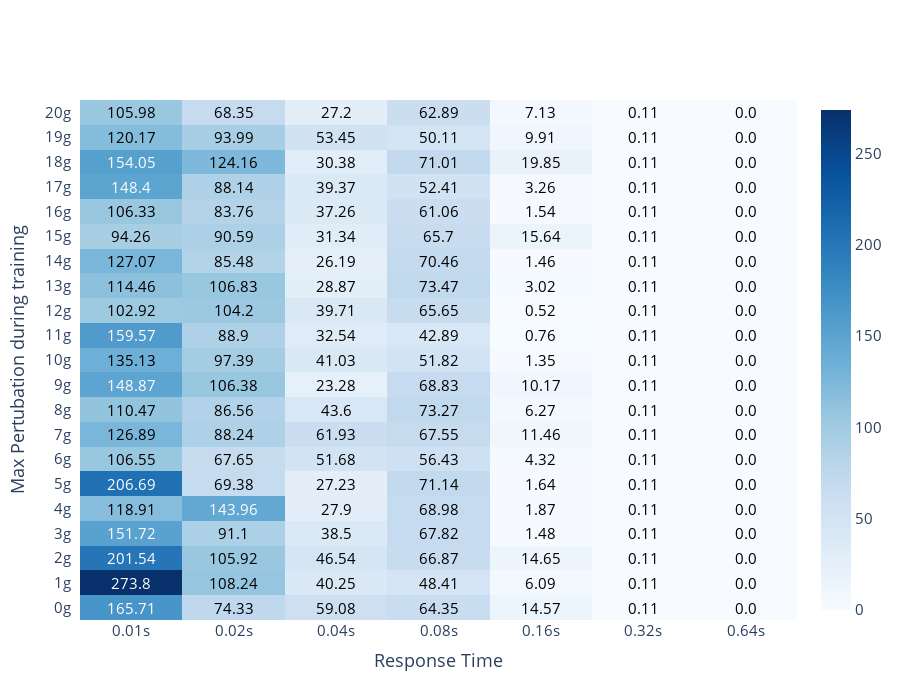

Write notebook code for a chart like this one.
### Code cell
fig = ff.create_annotated_heatmap(z=jerks.to_numpy(),y=[str(int(i))+'g' for i in df['g_force'].unique().tolist()], 
                                  x=[str(i) + 's' for i in df['response_rate'].unique().tolist()],  
                                  annotation_text=np.around(jerks.to_numpy(), decimals=2), colorscale='blues', showscale=True,
                                 reversescale =False)

fig.update_layout(
#     title='Average evaluation seconds for response times vs max. pertubation during training',
    xaxis_title="Response Time",
    yaxis_title="Max Pertubation during training",
    xaxis_side='bottom',
    font=dict(size=15),
    height=700,
)
fig.show()

### Figure 1 — Plotly figure (JSON) as saved in the notebook; plotly's stock layout.template omitted (floating-point values rounded to 4 significant figures; data arrays with more than 128 entries replaced by an {"elided": "..."} marker saying what was removed)
{"data": [{"colorscale": [[0, "rgb(247,251,255)"], [0.125, "rgb(222,235,247)"], [0.25, "rgb(198,219,239)"], [0.375, "rgb(158,202,225)"], [0.5, "rgb(107,174,214)"], [0.625, "rgb(66,146,198)"], [0.75, "rgb(33,113,181)"], [0.875, "rgb(8,81,156)"], [1, "rgb(8,48,107)"]], "reversescale": false, "showscale": true, "type": "heatmap", "x": ["0.01s", "0.02s", "0.04s", "0.08s", "0.16s", "0.32s", "0.64s"], "y": ["0g", "1g", "2g", "3g", "4g", "5g", "6g", "7g", "8g", "9g", "10g", "11g", "12g", "13g", "14g", "15g", "16g", "17g", "18g", "19g", "20g"], "z": {"elided": "21x7 float values"}}], "layout": {"annotations": [{"font": {"color": "#FFFFFF"}, "showarrow": false, "text": "165.71", "x": "0.01s", "xref": "x", "y": "0g", "yref": "y"}, {"font": {"color": "#000000"}, "showarrow": false, "text": "74.33", "x": "0.02s", "xref": "x", "y": "0g", "yref": "y"}, {"font": {"color": "#000000"}, "showarrow": false, "text": "59.08", "x": "0.04s", "xref": "x", "y": "0g", "yref": "y"}, {"font": {"color": "#000000"}, "showarrow": false, "text": "64.35", "x": "0.08s", "xref": "x", "y": "0g", "yref": "y"}, {"font": {"color": "#000000"}, "showarrow": false, "text": "14.57", "x": "0.16s", "xref": "x", "y": "0g", "yref": "y"}, {"font": {"color": "#000000"}, "showarrow": false, "text": "0.11", "x": "0.32s", "xref": "x", "y": "0g", "yref": "y"}, {"font": {"color": "#000000"}, "showarrow": false, "text": "0.0", "x": "0.64s", "xref": "x", "y": "0g", "yref": "y"}, {"font": {"color": "#FFFFFF"}, "showarrow": false, "text": "273.8", "x": "0.01s", "xref": "x", "y": "1g", "yref": "y"}, {"font": {"color": "#000000"}, "showarrow": false, "text": "108.24", "x": "0.02s", "xref": "x", "y": "1g", "yref": "y"}, {"font": {"color": "#000000"}, "showarrow": false, "text": "40.25", "x": "0.04s", "xref": "x", "y": "1g", "yref": "y"}, {"font": {"color": "#000000"}, "showarrow": false, "text": "48.41", "x": "0.08s", "xref": "x", "y": "1g", "yref": "y"}, {"font": {"color": "#000000"}, "showarrow": false, "text": "6.09", "x": "0.16s", "xref": "x", "y": "1g", "yref": "y"}, {"font": {"color": "#000000"}, "showarrow": false, "text": "0.11", "x": "0.32s", "xref": "x", "y": "1g", "yref": "y"}, {"font": {"color": "#000000"}, "showarrow": false, "text": "0.0", "x": "0.64s", "xref": "x", "y": "1g", "yref": "y"}, {"font": {"color": "#FFFFFF"}, "showarrow": false, "text": "201.54", "x": "0.01s", "xref": "x", "y": "2g", "yref": "y"}, {"font": {"color": "#000000"}, "showarrow": false, "text": "105.92", "x": "0.02s", "xref": "x", "y": "2g", "yref": "y"}, {"font": {"color": "#000000"}, "showarrow": false, "text": "46.54", "x": "0.04s", "xref": "x", "y": "2g", "yref": "y"}, {"font": {"color": "#000000"}, "showarrow": false, "text": "66.87", "x": "0.08s", "xref": "x", "y": "2g", "yref": "y"}, {"font": {"color": "#000000"}, "showarrow": false, "text": "14.65", "x": "0.16s", "xref": "x", "y": "2g", "yref": "y"}, {"font": {"color": "#000000"}, "showarrow": false, "text": "0.11", "x": "0.32s", "xref": "x", "y": "2g", "yref": "y"}, {"font": {"color": "#000000"}, "showarrow": false, "text": "0.0", "x": "0.64s", "xref": "x", "y": "2g", "yref": "y"}, {"font": {"color": "#FFFFFF"}, "showarrow": false, "text": "151.72", "x": "0.01s", "xref": "x", "y": "3g", "yref": "y"}, {"font": {"color": "#000000"}, "showarrow": false, "text": "91.1", "x": "0.02s", "xref": "x", "y": "3g", "yref": "y"}, {"font": {"color": "#000000"}, "showarrow": false, "text": "38.5", "x": "0.04s", "xref": "x", "y": "3g", "yref": "y"}, {"font": {"color": "#000000"}, "showarrow": false, "text": "67.82", "x": "0.08s", "xref": "x", "y": "3g", "yref": "y"}, {"font": {"color": "#000000"}, "showarrow": false, "text": "1.48", "x": "0.16s", "xref": "x", "y": "3g", "yref": "y"}, {"font": {"color": "#000000"}, "showarrow": false, "text": "0.11", "x": "0.32s", "xref": "x", "y": "3g", "yref": "y"}, {"font": {"color": "#000000"}, "showarrow": false, "text": "0.0", "x": "0.64s", "xref": "x", "y": "3g", "yref": "y"}, {"font": {"color": "#000000"}, "showarrow": false, "text": "118.91", "x": "0.01s", "xref": "x", "y": "4g", "yref": "y"}, {"font": {"color": "#FFFFFF"}, "showarrow": false, "text": "143.96", "x": "0.02s", "xref": "x", "y": "4g", "yref": "y"}, {"font": {"color": "#000000"}, "showarrow": false, "text": "27.9", "x": "0.04s", "xref": "x", "y": "4g", "yref": "y"}, {"font": {"color": "#000000"}, "showarrow": false, "text": "68.98", "x": "0.08s", "xref": "x", "y": "4g", "yref": "y"}, {"font": {"color": "#000000"}, "showarrow": false, "text": "1.87", "x": "0.16s", "xref": "x", "y": "4g", "yref": "y"}, {"font": {"color": "#000000"}, "showarrow": false, "text": "0.11", "x": "0.32s", "xref": "x", "y": "4g", "yref": "y"}, {"font": {"color": "#000000"}, "showarrow": false, "text": "0.0", "x": "0.64s", "xref": "x", "y": "4g", "yref": "y"}, {"font": {"color": "#FFFFFF"}, "showarrow": false, "text": "206.69", "x": "0.01s", "xref": "x", "y": "5g", "yref": "y"}, {"font": {"color": "#000000"}, "showarrow": false, "text": "69.38", "x": "0.02s", "xref": "x", "y": "5g", "yref": "y"}, {"font": {"color": "#000000"}, "showarrow": false, "text": "27.23", "x": "0.04s", "xref": "x", "y": "5g", "yref": "y"}, {"font": {"color": "#000000"}, "showarrow": false, "text": "71.14", "x": "0.08s", "xref": "x", "y": "5g", "yref": "y"}, {"font": {"color": "#000000"}, "showarrow": false, "text": "1.64", "x": "0.16s", "xref": "x", "y": "5g", "yref": "y"}, {"font": {"color": "#000000"}, "showarrow": false, "text": "0.11", "x": "0.32s", "xref": "x", "y": "5g", "yref": "y"}, {"font": {"color": "#000000"}, "showarrow": false, "text": "0.0", "x": "0.64s", "xref": "x", "y": "5g", "yref": "y"}, {"font": {"color": "#000000"}, "showarrow": false, "text": "106.55", "x": "0.01s", "xref": "x", "y": "6g", "yref": "y"}, {"font": {"color": "#000000"}, "showarrow": false, "text": "67.65", "x": "0.02s", "xref": "x", "y": "6g", "yref": "y"}, {"font": {"color": "#000000"}, "showarrow": false, "text": "51.68", "x": "0.04s", "xref": "x", "y": "6g", "yref": "y"}, {"font": {"color": "#000000"}, "showarrow": false, "text": "56.43", "x": "0.08s", "xref": "x", "y": "6g", "yref": "y"}, {"font": {"color": "#000000"}, "showarrow": false, "text": "4.32", "x": "0.16s", "xref": "x", "y": "6g", "yref": "y"}, {"font": {"color": "#000000"}, "showarrow": false, "text": "0.11", "x": "0.32s", "xref": "x", "y": "6g", "yref": "y"}, {"font": {"color": "#000000"}, "showarrow": false, "text": "0.0", "x": "0.64s", "xref": "x", "y": "6g", "yref": "y"}, {"font": {"color": "#000000"}, "showarrow": false, "text": "126.89", "x": "0.01s", "xref": "x", "y": "7g", "yref": "y"}, {"font": {"color": "#000000"}, "showarrow": false, "text": "88.24", "x": "0.02s", "xref": "x", "y": "7g", "yref": "y"}, {"font": {"color": "#000000"}, "showarrow": false, "text": "61.93", "x": "0.04s", "xref": "x", "y": "7g", "yref": "y"}, {"font": {"color": "#000000"}, "showarrow": false, "text": "67.55", "x": "0.08s", "xref": "x", "y": "7g", "yref": "y"}, {"font": {"color": "#000000"}, "showarrow": false, "text": "11.46", "x": "0.16s", "xref": "x", "y": "7g", "yref": "y"}, {"font": {"color": "#000000"}, "showarrow": false, "text": "0.11", "x": "0.32s", "xref": "x", "y": "7g", "yref": "y"}, {"font": {"color": "#000000"}, "showarrow": false, "text": "0.0", "x": "0.64s", "xref": "x", "y": "7g", "yref": "y"}, {"font": {"color": "#000000"}, "showarrow": false, "text": "110.47", "x": "0.01s", "xref": "x", "y": "8g", "yref": "y"}, {"font": {"color": "#000000"}, "showarrow": false, "text": "86.56", "x": "0.02s", "xref": "x", "y": "8g", "yref": "y"}, {"font": {"color": "#000000"}, "showarrow": false, "text": "43.6", "x": "0.04s", "xref": "x", "y": "8g", "yref": "y"}, {"font": {"color": "#000000"}, "showarrow": false, "text": "73.27", "x": "0.08s", "xref": "x", "y": "8g", "yref": "y"}, {"font": {"color": "#000000"}, "showarrow": false, "text": "6.27", "x": "0.16s", "xref": "x", "y": "8g", "yref": "y"}, {"font": {"color": "#000000"}, "showarrow": false, "text": "0.11", "x": "0.32s", "xref": "x", "y": "8g", "yref": "y"}, {"font": {"color": "#000000"}, "showarrow": false, "text": "0.0", "x": "0.64s", "xref": "x", "y": "8g", "yref": "y"}, {"font": {"color": "#FFFFFF"}, "showarrow": false, "text": "148.87", "x": "0.01s", "xref": "x", "y": "9g", "yref": "y"}, {"font": {"color": "#000000"}, "showarrow": false, "text": "106.38", "x": "0.02s", "xref": "x", "y": "9g", "yref": "y"}, {"font": {"color": "#000000"}, "showarrow": false, "text": "23.28", "x": "0.04s", "xref": "x", "y": "9g", "yref": "y"}, {"font": {"color": "#000000"}, "showarrow": false, "text": "68.83", "x": "0.08s", "xref": "x", "y": "9g", "yref": "y"}, {"font": {"color": "#000000"}, "showarrow": false, "text": "10.17", "x": "0.16s", "xref": "x", "y": "9g", "yref": "y"}, {"font": {"color": "#000000"}, "showarrow": false, "text": "0.11", "x": "0.32s", "xref": "x", "y": "9g", "yref": "y"}, {"font": {"color": "#000000"}, "showarrow": false, "text": "0.0", "x": "0.64s", "xref": "x", "y": "9g", "yref": "y"}, {"font": {"color": "#000000"}, "showarrow": false, "text": "135.13", "x": "0.01s", "xref": "x", "y": "10g", "yref": "y"}, {"font": {"color": "#000000"}, "showarrow": false, "text": "97.39", "x": "0.02s", "xref": "x", "y": "10g", "yref": "y"}, {"font": {"color": "#000000"}, "showarrow": false, "text": "41.03", "x": "0.04s", "xref": "x", "y": "10g", "yref": "y"}, {"font": {"color": "#000000"}, "showarrow": false, "text": "51.82", "x": "0.08s", "xref": "x", "y": "10g", "yref": "y"}, {"font": {"color": "#000000"}, "showarrow": false, "text": "1.35", "x": "0.16s", "xref": "x", "y": "10g", "yref": "y"}, {"font": {"color": "#000000"}, "showarrow": false, "text": "0.11", "x": "0.32s", "xref": "x", "y": "10g", "yref": "y"}, {"font": {"color": "#000000"}, "showarrow": false, "text": "0.0", "x": "0.64s", "xref": "x", "y": "10g", "yref": "y"}, {"font": {"color": "#FFFFFF"}, "showarrow": false, "text": "159.57", "x": "0.01s", "xref": "x", "y": "11g", "yref": "y"}, {"font": {"color": "#000000"}, "showarrow": false, "text": "88.9", "x": "0.02s", "xref": "x", "y": "11g", "yref": "y"}, {"font": {"color": "#000000"}, "showarrow": false, "text": "32.54", "x": "0.04s", "xref": "x", "y": "11g", "yref": "y"}, {"font": {"color": "#000000"}, "showarrow": false, "text": "42.89", "x": "0.08s", "xref": "x", "y": "11g", "yref": "y"}, {"font": {"color": "#000000"}, "showarrow": false, "text": "0.76", "x": "0.16s", "xref": "x", "y": "11g", "yref": "y"}, {"font": {"color": "#000000"}, "showarrow": false, "text": "0.11", "x": "0.32s", "xref": "x", "y": "11g", "yref": "y"}, {"font": {"color": "#000000"}, "showarrow": false, "text": "0.0", "x": "0.64s", "xref": "x", "y": "11g", "yref": "y"}, {"font": {"color": "#000000"}, "showarrow": false, "text": "102.92", "x": "0.01s", "xref": "x", "y": "12g", "yref": "y"}, {"font": {"color": "#000000"}, "showarrow": false, "text": "104.2", "x": "0.02s", "xref": "x", "y": "12g", "yref": "y"}, {"font": {"color": "#000000"}, "showarrow": false, "text": "39.71", "x": "0.04s", "xref": "x", "y": "12g", "yref": "y"}, {"font": {"color": "#000000"}, "showarrow": false, "text": "65.65", "x": "0.08s", "xref": "x", "y": "12g", "yref": "y"}, {"font": {"color": "#000000"}, "showarrow": false, "text": "0.52", "x": "0.16s", "xref": "x", "y": "12g", "yref": "y"}, {"font": {"color": "#000000"}, "showarrow": false, "text": "0.11", "x": "0.32s", "xref": "x", "y": "12g", "yref": "y"}, {"font": {"color": "#000000"}, "showarrow": false, "text": "0.0", "x": "0.64s", "xref": "x", "y": "12g", "yref": "y"}, {"font": {"color": "#000000"}, "showarrow": false, "text": "114.46", "x": "0.01s", "xref": "x", "y": "13g", "yref": "y"}, {"font": {"color": "#000000"}, "showarrow": false, "text": "106.83", "x": "0.02s", "xref": "x", "y": "13g", "yref": "y"}, {"font": {"color": "#000000"}, "showarrow": false, "text": "28.87", "x": "0.04s", "xref": "x", "y": "13g", "yref": "y"}, {"font": {"color": "#000000"}, "showarrow": false, "text": "73.47", "x": "0.08s", "xref": "x", "y": "13g", "yref": "y"}, {"font": {"color": "#000000"}, "showarrow": false, "text": "3.02", "x": "0.16s", "xref": "x", "y": "13g", "yref": "y"}, {"font": {"color": "#000000"}, "showarrow": false, "text": "0.11", "x": "0.32s", "xref": "x", "y": "13g", "yref": "y"}, {"font": {"color": "#000000"}, "showarrow": false, "text": "0.0", "x": "0.64s", "xref": "x", "y": "13g", "yref": "y"}, {"font": {"color": "#000000"}, "showarrow": false, "text": "127.07", "x": "0.01s", "xref": "x", "y": "14g", "yref": "y"}, {"font": {"color": "#000000"}, "showarrow": false, "text": "85.48", "x": "0.02s", "xref": "x", "y": "14g", "yref": "y"}, {"font": {"color": "#000000"}, "showarrow": false, "text": "26.19", "x": "0.04s", "xref": "x", "y": "14g", "yref": "y"}, {"font": {"color": "#000000"}, "showarrow": false, "text": "70.46", "x": "0.08s", "xref": "x", "y": "14g", "yref": "y"}, {"font": {"color": "#000000"}, "showarrow": false, "text": "1.46", "x": "0.16s", "xref": "x", "y": "14g", "yref": "y"}, {"font": {"color": "#000000"}, "showarrow": false, "text": "0.11", "x": "0.32s", "xref": "x", "y": "14g", "yref": "y"}, {"font": {"color": "#000000"}, "showarrow": false, "text": "0.0", "x": "0.64s", "xref": "x", "y": "14g", "yref": "y"}, {"font": {"color": "#000000"}, "showarrow": false, "text": "94.26", "x": "0.01s", "xref": "x", "y": "15g", "yref": "y"}, {"font": {"color": "#000000"}, "showarrow": false, "text": "90.59", "x": "0.02s", "xref": "x", "y": "15g", "yref": "y"}, {"font": {"color": "#000000"}, "showarrow": false, "text": "31.34", "x": "0.04s", "xref": "x", "y": "15g", "yref": "y"}, {"font": {"color": "#000000"}, "showarrow": false, "text": "65.7", "x": "0.08s", "xref": "x", "y": "15g", "yref": "y"}, {"font": {"color": "#000000"}, "showarrow": false, "text": "15.64", "x": "0.16s", "xref": "x", "y": "15g", "yref": "y"}, {"font": {"color": "#000000"}, "showarrow": false, "text": "0.11", "x": "0.32s", "xref": "x", "y": "15g", "yref": "y"}, {"font": {"color": "#000000"}, "showarrow": false, "text": "0.0", "x": "0.64s", "xref": "x", "y": "15g", "yref": "y"}, {"font": {"color": "#000000"}, "showarrow": false, "text": "106.33", "x": "0.01s", "xref": "x", "y": "16g", "yref": "y"}, {"font": {"color": "#000000"}, "showarrow": false, "text": "83.76", "x": "0.02s", "xref": "x", "y": "16g", "yref": "y"}, {"font": {"color": "#000000"}, "showarrow": false, "text": "37.26", "x": "0.04s", "xref": "x", "y": "16g", "yref": "y"}, {"font": {"color": "#000000"}, "showarrow": false, "text": "61.06", "x": "0.08s", "xref": "x", "y": "16g", "yref": "y"}, {"font": {"color": "#000000"}, "showarrow": false, "text": "1.54", "x": "0.16s", "xref": "x", "y": "16g", "yref": "y"}, {"font": {"color": "#000000"}, "showarrow": false, "text": "0.11", "x": "0.32s", "xref": "x", "y": "16g", "yref": "y"}, {"font": {"color": "#000000"}, "showarrow": false, "text": "0.0", "x": "0.64s", "xref": "x", "y": "16g", "yref": "y"}, {"font": {"color": "#FFFFFF"}, "showarrow": false, "text": "148.4", "x": "0.01s", "xref": "x", "y": "17g", "yref": "y"}, {"font": {"color": "#000000"}, "showarrow": false, "text": "88.14", "x": "0.02s", "xref": "x", "y": "17g", "yref": "y"}, {"font": {"color": "#000000"}, "showarrow": false, "text": "39.37", "x": "0.04s", "xref": "x", "y": "17g", "yref": "y"}, {"font": {"color": "#000000"}, "showarrow": false, "text": "52.41", "x": "0.08s", "xref": "x", "y": "17g", "yref": "y"}, {"font": {"color": "#000000"}, "showarrow": false, "text": "3.26", "x": "0.16s", "xref": "x", "y": "17g", "yref": "y"}, {"font": {"color": "#000000"}, "showarrow": false, "text": "0.11", "x": "0.32s", "xref": "x", "y": "17g", "yref": "y"}, {"font": {"color": "#000000"}, "showarrow": false, "text": "0.0", "x": "0.64s", "xref": "x", "y": "17g", "yref": "y"}, {"font": {"color": "#FFFFFF"}, "showarrow": false, "text": "154.05", "x": "0.01s", "xref": "x", "y": "18g", "yref": "y"}, {"font": {"color": "#000000"}, "showarrow": false, "text": "124.16", "x": "0.02s", "xref": "x", "y": "18g", "yref": "y"}, {"font": {"color": "#000000"}, "showarrow": false, "text": "30.38", "x": "0.04s", "xref": "x", "y": "18g", "yref": "y"}, {"font": {"color": "#000000"}, "showarrow": false, "text": "71.01", "x": "0.08s", "xref": "x", "y": "18g", "yref": "y"}, {"font": {"color": "#000000"}, "showarrow": false, "text": "19.85", "x": "0.16s", "xref": "x", "y": "18g", "yref": "y"}, {"font": {"color": "#000000"}, "showarrow": false, "text": "0.11", "x": "0.32s", "xref": "x", "y": "18g", "yref": "y"}, {"font": {"color": "#000000"}, "showarrow": false, "text": "0.0", "x": "0.64s", "xref": "x", "y": "18g", "yref": "y"}, {"font": {"color": "#000000"}, "showarrow": false, "text": "120.17", "x": "0.01s", "xref": "x", "y": "19g", "yref": "y"}, {"font": {"color": "#000000"}, "showarrow": false, "text": "93.99", "x": "0.02s", "xref": "x", "y": "19g", "yref": "y"}, {"font": {"color": "#000000"}, "showarrow": false, "text": "53.45", "x": "0.04s", "xref": "x", "y": "19g", "yref": "y"}, {"font": {"color": "#000000"}, "showarrow": false, "text": "50.11", "x": "0.08s", "xref": "x", "y": "19g", "yref": "y"}, {"font": {"color": "#000000"}, "showarrow": false, "text": "9.91", "x": "0.16s", "xref": "x", "y": "19g", "yref": "y"}, {"font": {"color": "#000000"}, "showarrow": false, "text": "0.11", "x": "0.32s", "xref": "x", "y": "19g", "yref": "y"}, {"font": {"color": "#000000"}, "showarrow": false, "text": "0.0", "x": "0.64s", "xref": "x", "y": "19g", "yref": "y"}, {"font": {"color": "#000000"}, "showarrow": false, "text": "105.98", "x": "0.01s", "xref": "x", "y": "20g", "yref": "y"}, {"font": {"color": "#000000"}, "showarrow": false, "text": "68.35", "x": "0.02s", "xref": "x", "y": "20g", "yref": "y"}, {"font": {"color": "#000000"}, "showarrow": false, "text": "27.2", "x": "0.04s", "xref": "x", "y": "20g", "yref": "y"}, {"font": {"color": "#000000"}, "showarrow": false, "text": "62.89", "x": "0.08s", "xref": "x", "y": "20g", "yref": "y"}, {"font": {"color": "#000000"}, "showarrow": false, "text": "7.13", "x": "0.16s", "xref": "x", "y": "20g", "yref": "y"}, {"font": {"color": "#000000"}, "showarrow": false, "text": "0.11", "x": "0.32s", "xref": "x", "y": "20g", "yref": "y"}, {"font": {"color": "#000000"}, "showarrow": false, "text": "0.0", "x": "0.64s", "xref": "x", "y": "20g", "yref": "y"}], "font": {"size": 15}, "height": 700, "xaxis": {"dtick": 1, "gridcolor": "rgb(0, 0, 0)", "side": "bottom", "ticks": "", "title": {"text": "Response Time"}}, "yaxis": {"dtick": 1, "ticks": "", "ticksuffix": "  ", "title": {"text": "Max Pertubation during training"}}}}
